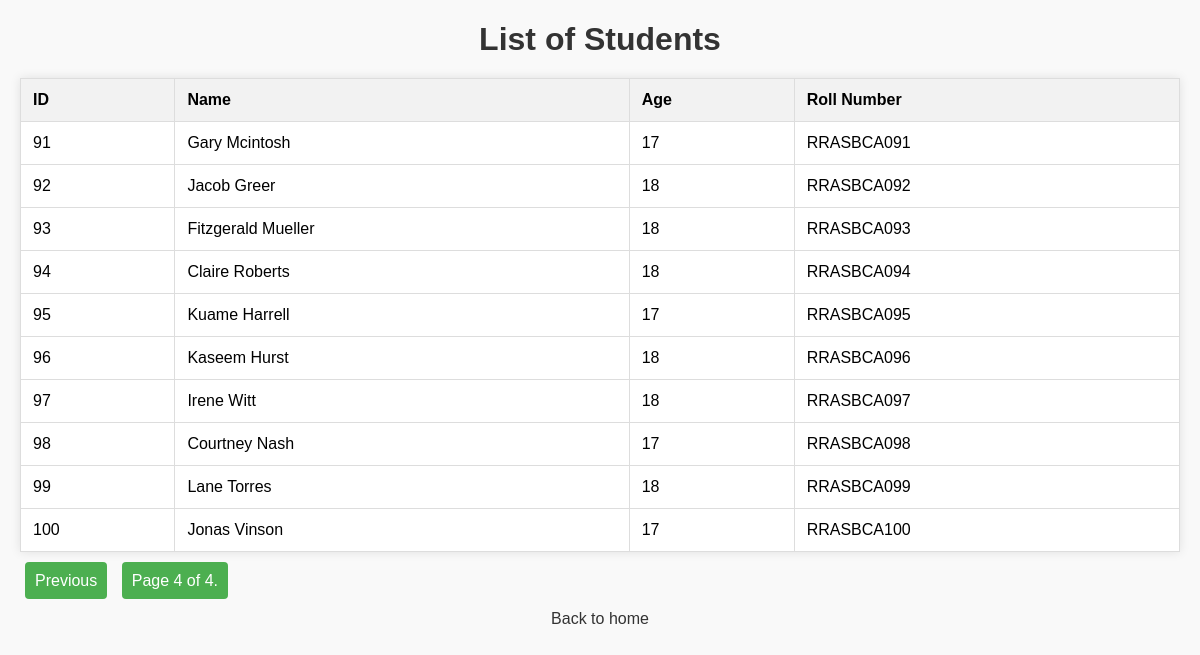
Page /students_list/?page=4 on the committed database.
### exc_deta/models.py (models this page shows, shortened)
class Student(models.Model):
    name = models.CharField(max_length=100)
    age = models.IntegerField()
    roll_number = models.CharField(max_length=15)

### exc_deta/views.py (the view)
# urls.py: path('students_list/', views.list_student, name='students_list'),
def list_student(request):
    students = Student.objects.all()
    page = request.GET.get('page', 1)
    paginator = Paginator(students, 30)
    try:
        students = paginator.page(page)
    except PageNotAnInteger:
        students = paginator.page(1)
    except EmptyPage:
        students = paginator.page(paginator.num_pages)
    return render(request, 'exc_deta/list_students.html', {'students' : students})

### exc_deta/templates/exc_deta/list_students.html (shortened to what this page needs)
<!DOCTYPE html>
<html lang="en">
<head>
</head>
<body>
    <h1>List of Students</h1>
    <table>
        <thead>
            <tr>
                <th>ID</th>
                <th>Name</th>
                <th>Age</th>
                <th>Roll Number</th>
            </tr>
        </thead>
        <tbody>
            {% for student in students %}
                <tr>
                    <td>{{ student.id }}</td>
                    <td>{{ student.name }}</td>
                    <td>{{ student.age }}</td>
                    <td>{{ student.roll_number }}</td>
                </tr>
            {% endfor %}
        </tbody>
    </table>
    <div class="pagination">
        <span class="step-links">
            {% if students.has_previous %}
                <a href="?page={{ students.previous_page_number }}">Previous</a>
            {% endif %}
            <span class="current">
                Page {{ students.number }} of {{ students.paginator.num_pages }}.
            </span>
        </span>
    </div>
    <a class="back-link" href="{% url "home" %}">Back to home</a>
</body>
</html>

### exc_deta/templates/exc_deta/list_students.html (style rules this page uses)
body { font-family: 'Arial', sans-serif; margin: 20px; background-color: #f9f9f9; }
h1 { color: #333; text-align: center; margin-bottom: 20px; }
table { width: 100%; border-collapse: collapse; margin-top: 20px; background-color: #fff; box-shadow: 0 0 10px rgba(0, 0, 0, 0.1); }
th, td { border: 1px solid #ddd; padding: 12px; text-align: left; }
th { background-color: #f2f2f2; }
.pagination { margin-top: 20px; display: flex; justify-content: space-between; align-items: center; }
.step-links a { padding: 10px; text-decoration: none; background-color: #4CAF50; color: white; border-radius: 4px; margin: 0 5px; transition: background-color 0.3s ease; }
.current { padding: 10px; background-color: #4CAF50; color: white; border-radius: 4px; margin: 0 5px; }
.back-link { display: block; margin-top: 20px; text-align: center; text-decoration: none; color: #333; }

### rows in the picture
Student: id "91", name "Gary Mcintosh", age "17", roll_number "RRASBCA091"
Student: id "92", name "Jacob Greer", age "18", roll_number "RRASBCA092"
Student: id "93", name "Fitzgerald Mueller", age "18", roll_number "RRASBCA093"
Student: id "94", name "Claire Roberts", age "18", roll_number "RRASBCA094"
Student: id "95", name "Kuame Harrell", age "17", roll_number "RRASBCA095"
Student: id "96", name "Kaseem Hurst", age "18", roll_number "RRASBCA096"
Student: id "97", name "Irene Witt", age "18", roll_number "RRASBCA097"
Student: id "98", name "Courtney Nash", age "17", roll_number "RRASBCA098"
Student: id "99", name "Lane Torres", age "18", roll_number "RRASBCA099"
Student: id "100", name "Jonas Vinson", age "17", roll_number "RRASBCA100"

### other values in the picture
{{ students.number }} "4"
{{ students.paginator.num_pages }} "4"
